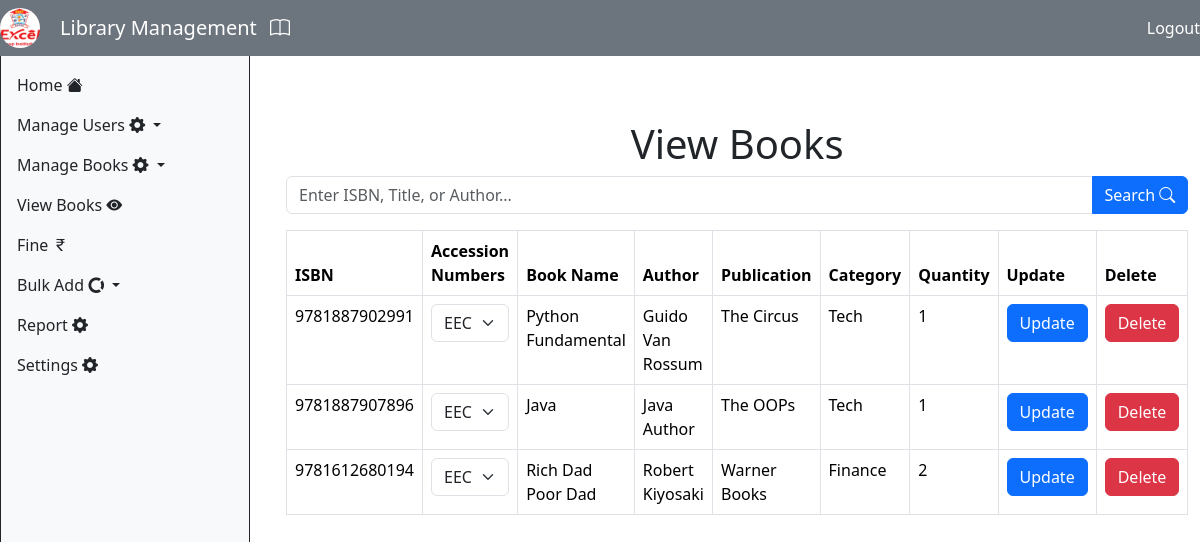
Page /view_books/ (signed in) on the committed database.
### Library/models.py (models this page shows, shortened)
class Book(models.Model):
    title = models.CharField(max_length=200)
    author = models.CharField(max_length=100)
    publisher = models.CharField(max_length=100)
    quantity = models.IntegerField(default=0)
    categories = models.ManyToManyField(Category, related_name='books')
    availability_status = models.CharField(max_length=10, default="Available")
    isbn = models.CharField(max_length=50,null=True)

class Category(models.Model):
    name = models.CharField(max_length=100)

### Library/views.py (the view)
# urls.py: path('view_books/', viewBooks, name='view_books'),
@login_required(login_url='login')
def  viewBooks(request):
    books = Book.objects.all()
    accession_no = Accession_No.objects.all()
    categories = Category.objects.all()
    return render(request, 'view_books.html', {'books': books, 'categories': categories, 'accession_no': accession_no})

### Library/context_processors.py (called while the page is built)
def logo_context(request):
    setting = Setting.objects.first()
    return {
        'logo': setting.logo if setting else None
    }

### Library/templates/view_books.html (shortened to what this page needs)
{% extends 'base.html' %}
{% block content %}
<div class="container mt-5">
    <h1 class="text-center">View Books</h1>
    <form action="{% url 'search_book' %}" method="post">
        <div class="input-group mb-3">
            <input type="text" class="form-control" name="bookID" placeholder="Enter ISBN, Title, or Author..." required>
            <button type="submit" class="btn btn-primary">Search <i class="bi bi-search"></i></button>
        </div>
    </form>
    <table class="table table-bordered">
        <thead>
            <tr>
                <th>ISBN</th>
                <th>Accession Numbers</th>
                <th>Book Name</th>
                <th>Author</th>
                <th>Publication</th>
                <th>Category</th>
                <th>Quantity</th>
                <th>Update</th>
                <th>Delete</th>
            </tr>
        </thead>
        <tbody>
            {% if searched_book %}
            <tr>
                <td>{{ searched_book.book_id.isbn }}</td>
                <td>
                   {% if searched_book.access %}
    <div class="dropdown">
        <button class="btn btn-primary dropdown-toggle" type="button" data-bs-toggle="dropdown" aria-expanded="false">
            View Accessions
        </button>
        <ul class="dropdown-menu">
            {% for acc in searched_book.access %}
                <li><a class="dropdown-item" href="#">{{ acc.accession_no }}</a></li>
            {% endfor %}
        </ul>
    </div>
                    {% else %}
                    No Copies
                    {% endif %}
                </td>
                <td>{{ searched_book.book_id.title }}</td>
                <td>{{ searched_book.book_id.author }}</td>
                <td>{{ searched_book.book_id.publisher }}</td>
                <td>
                    {% if searched_book.book_id.categories %}
                        {% for category in searched_book.book_id.categories.all %}
                            {{ category.name }}{% if not forloop.last %}, {% endif %}
                        {% endfor %}
                    {% else %}
                        No Categories
                    {% endif %}
                </td>
                <td>{{ searched_book.quantity }}</td>
                <td><button class="btn btn-primary" data-bs-toggle="modal" data-bs-target="#editBookModal{{ searched_book.book_id.id }}">Update</button></td>
                <td><a href="{% url 'delete_book' searched_book.book_id.id %}" class="btn btn-danger">Delete</a></td>
            </tr>
            <div class="modal" id="editBookModal{{ searched_book.book_id.id }}" aria-hidden="true">
                <div class="modal-dialog">
                    <div class="modal-content">
                        <div class="modal-header">
                            <h1 class="modal-title">Edit Book</h1>
                            <button type="button" class="btn-close" data-bs-dismiss="modal" aria-label="Close"></button>
                        </div>
                        <div class="modal-body">
                            <form method="post" action="{% url 'update_book' searched_book.book_id.id %}">
                                {% csrf_token %}
                                <div class="mb-3">
                                    <label class="col-form-label">Title:</label>
                                    <input type="text" class="form-control" name="title" value="{{ searched_book.book_id.title }}">
                                </div>
                                <div class="mb-3">
                                    <label class="col-form-label">Author:</label>
                                    <input type="text" class="form-control" name="author" value="{{ searched_book.book_id.author }}">
                                </div>
                                <div class="mb-3">
                                    <label class="col-form-label">Publisher:</label>
                                    <input type="text" class="form-control" name="publisher" value="{{ searched_book.book_id.publisher }}">
                                </div>
                                <div class="mb-3">
                                    <label class="col-form-label">ISBN:</label>
                                    <input type="text" class="form-control" name="isbn" value="{{ searched_book.book_id.isbn }}">
                                </div>
                                <div class="mb-3">
                                    <label class="col-form-label">Quantity:</label>
                                    <input type="number" class="form-control" name="quantity" value="{{ searched_book.quantity }}">
                                </div>
                                <button type="button" class="btn btn-secondary" data-bs-dismiss="modal">Close</button>
                                <button class="btn btn-primary" type="submit">Confirm</button>
                            </form>
                        </div>
                    </div>
                </div>
            </div>
            {% elif books %}
            {% for book in books %}
            {% if forloop.first or books|slice:":1" %}
            <tr>
                <td>{{ book.isbn }}</td>
                <td>
                    <select class="form-select">
                        {% for b in accession_no %}
                            {% if b.book_id.id == book.id %}
                                <option>{{ b.accession_no }}</option>
                                {% endif %}
                                {% endfor %}
                    </select>
                </td>
                <td>{{ book.title }}</td>
                <td>{{ book.author }}</td>
                <td>{{ book.publisher }}</td>
                <td>
                    {% if book.categories %}
                        {% for category in book.categories.all %}
                            {{ category.name }}{% if not forloop.last %}, {% endif %}
                        {% endfor %}
                    {% else %}
                        No Categories
                    {% endif %}
                </td>
                <td>{{ book.quantity }}</td>
                <td><button class="btn btn-primary" data-bs-toggle="modal" data-bs-target="#editBookModal{{ book.id }}">Update</button></td>
                <td><a href="{% url 'delete_book' book.id %}" class="btn btn-danger">Delete</a></td>
            </tr>
            {% else %}
            <tr>
                <td colspan="9" class="text-center">No books found.</td>
            </tr>
            {% endif %}
            {% endfor %}
            {% endif %}
        </tbody>
    </table>
</div>
{% endblock %}

### rows in the picture
Book: isbn "9781887902991", title "Python Fundamental", author "Guido Van Rossum", publisher "The Circus", quantity "1"
Category: name "Tech"
Book: isbn "9781887907896", title "Java", author "Java Author", publisher "The OOPs", quantity "1"
Book: isbn "9781612680194", title "Rich Dad Poor Dad", author "Robert Kiyosaki", publisher "Warner Books", quantity "2"
Category: name "Finance"

### other values in the picture
form field value "EEC30001"
form field value "EEC31001"
form field value "EEC33001"
